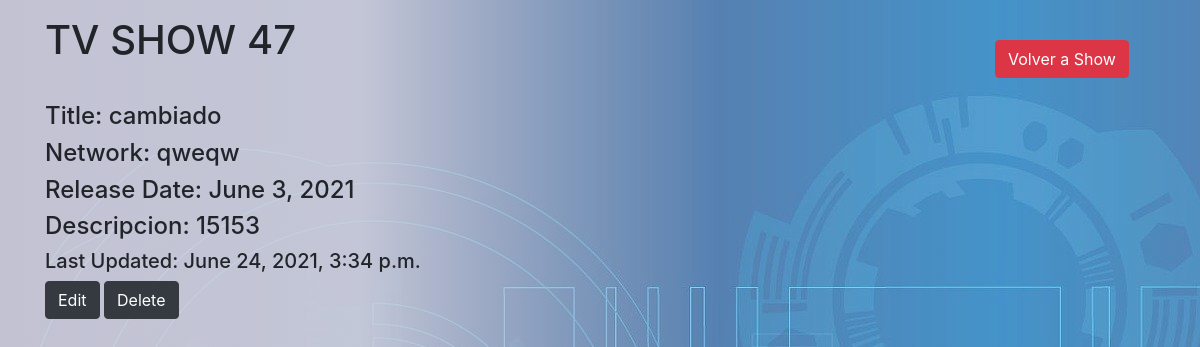
The app's page /shows/47, older data.
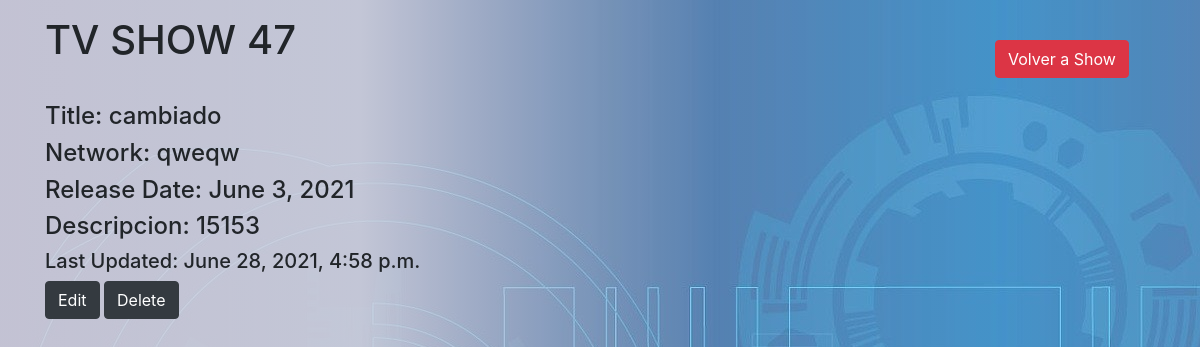
The same page, newer data.
### app_tv/models.py (models this page shows, shortened)
class Show(models.Model):
    title = models.CharField(max_length=50)
    network = models.CharField(max_length=50)
    release_date=models.DateField()
    description=models.CharField(max_length=50)
    created_at = models.DateTimeField(auto_now_add=True)
    updated_at = models.DateTimeField(auto_now=True)
    objects=ShowManager()

### app_tv/views.py (the view)
# urls.py: path('shows/<id>',views.read),
def read(request,id):
    show=Show.objects.get(id=id)
    context={
        "show":show
    }
    return render(request,"read.html",context)

### app_tv/templates/read.html (shortened to what this page needs)
{% extends "base.html" %}
{% block contenido %}
<div class="container  py-3">
	<div class="row">
		<div class="col-10">
			<h1 class="text-left">TV SHOW {{show.id}}</h1>
		</div>
		<div class="col-2">
			<a href="/shows"><button class="btn btn-danger my-4"> Volver a Show</button></a>
		</div>
	</div>
	<h4>Title: {{show.title}}</h4>
	<h4>Network: {{show.network}}</h4>
	<h4>Release Date: {{show.release_date}}</h4>
	<h4>Descripcion: {{show.description}}</h4>
	<h5>Last Updated: {{show.updated_at}}</h5>
	<a href="{{show.id}}/edit"><button type="button" class="btn btn-dark">Edit</button></a>
	<a href="{{show.id}}/destroy"><button type="button" class="btn btn-dark">Delete</button></a>
</div>
{% endblock %}

Row changes from the older to the newer data that the page shows:
changed Show "cambiado": updated_at "June 24, 2021, 3:34 p.m." → "June 28, 2021, 4:58 p.m."
